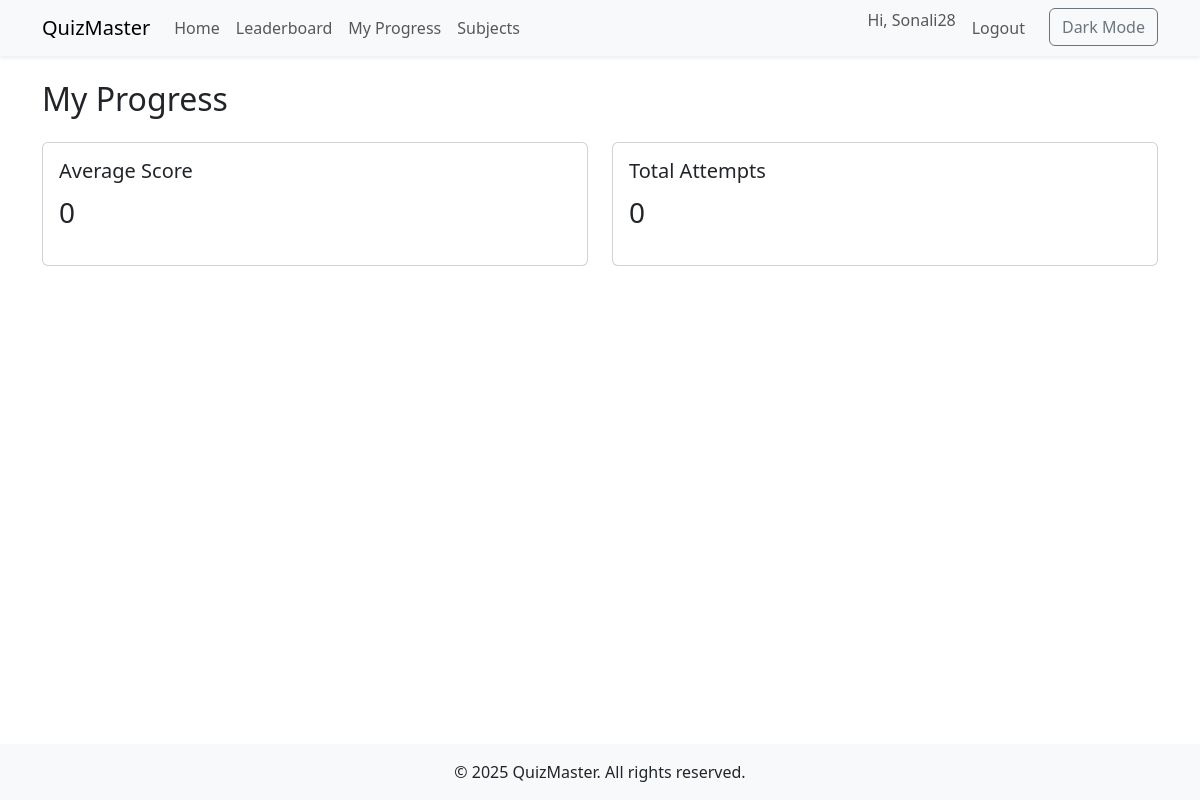
/progress/ (signed in), run on an earlier commit of the app's database.
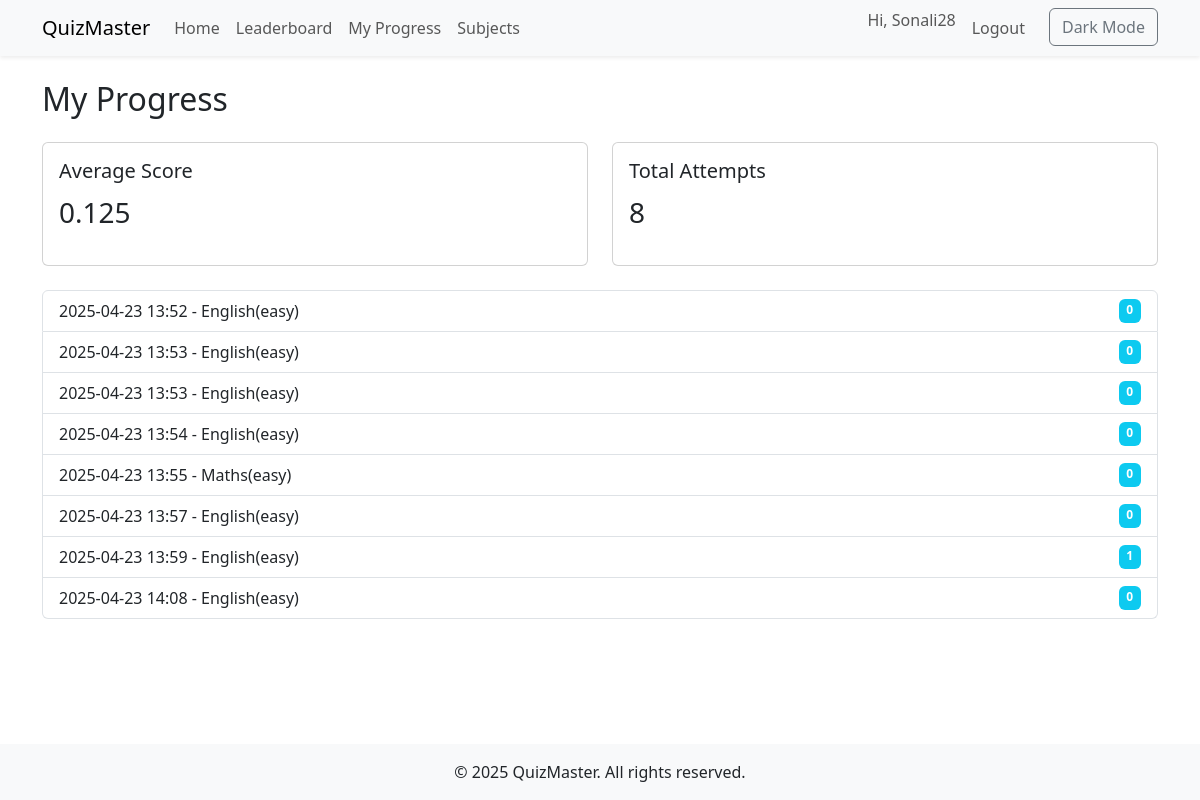
And on a later commit of the database.
### quiz/models.py (models this page shows, shortened)
class UserQuizAttempt(models.Model):
    user = models.ForeignKey(User, on_delete=models.CASCADE)
    quiz = models.ForeignKey(Quiz, on_delete=models.CASCADE)
    score = models.IntegerField()
    date = models.DateTimeField(auto_now_add=True)

class Quiz(models.Model):
    title = models.CharField(max_length=200)
    category = models.ForeignKey(Category, on_delete=models.CASCADE)
    tags = models.ManyToManyField(Tag, blank=True)
    duration = models.PositiveIntegerField(help_text="Duration in minutes", default=5)

### quiz/views.py (the view)
# urls.py: path('progress/', views.user_progress, name='user_progress'),
@login_required
def user_progress(request):
    attempts = UserQuizAttempt.objects.filter(user=request.user).order_by('date')
    stats = attempts.aggregate(avg_score=Avg('score'), total=Count('id'))
    labels = [a.date.strftime("%Y-%m-%d %H:%M") for a in attempts]
    scores = [a.score for a in attempts]
    return render(request, 'quiz/user_progress.html', {
        'stats': stats,
        'labels': labels,
        'scores': scores,
        'attempts': attempts,
    })

### templates/quiz/user_progress.html
{% extends 'base.html' %}
{% block content %}
  <h2 class="mb-4">My Progress</h2>
  <div class="row mb-4">
    <div class="col-md-6">
      <div class="card p-3">
        <h5>Average Score</h5>
        <p class="fs-3">{{ stats.avg_score|default:"0" }}</p>
      </div>
    </div>
    <div class="col-md-6">
      <div class="card p-3">
        <h5>Total Attempts</h5>
        <p class="fs-3">{{ stats.total }}</p>
      </div>
    </div>
  </div>
  <ul class="list-group">
    {% for attempt in attempts %}
      <li class="list-group-item d-flex justify-content-between">
        <span>{{ attempt.date|date:"Y-m-d H:i" }} - {{ attempt.quiz.title }}</span>
        <span class="badge bg-info">{{ attempt.score }}</span>
      </li>
    {% endfor %}
  </ul>
{% endblock %}

What changed in the data, as far as the page shows it:
added UserQuizAttempt: date "2025-04-23 13:52", quiz "English(easy)", score "0"
added UserQuizAttempt: date "2025-04-23 13:53", quiz "English(easy)", score "0"
added UserQuizAttempt: date "2025-04-23 13:53", quiz "English(easy)", score "0"
added UserQuizAttempt: date "2025-04-23 13:54", quiz "English(easy)", score "0"
added UserQuizAttempt: date "2025-04-23 13:55", quiz "Maths(easy)", score "0"
added UserQuizAttempt: date "2025-04-23 13:57", quiz "English(easy)", score "0"
added UserQuizAttempt: date "2025-04-23 13:59", quiz "English(easy)", score "1"
added UserQuizAttempt: date "2025-04-23 14:08", quiz "English(easy)", score "0"
Also different on the page:
{{ stats.avg_score|default:"0" }}: "0" → "0.125"
{{ stats.total }}: "0" → "8"
